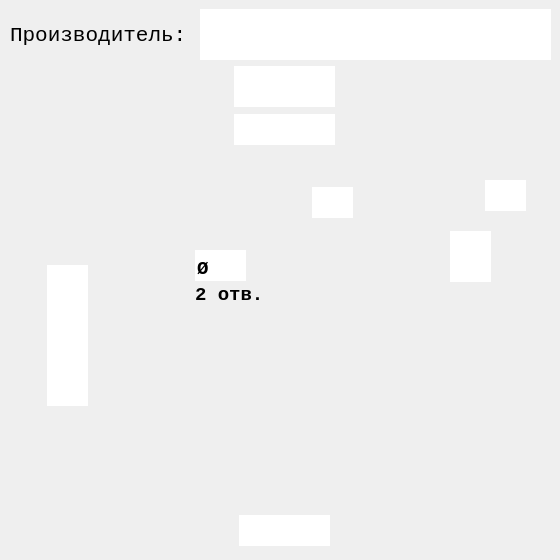
<?xml version="1.0" encoding="UTF-8"?>
<ui version="4.0">
 <class>Dialog</class>
 <widget class="QDialog" name="Dialog">
  <property name="geometry">
   <rect>
    <x>0</x>
    <y>0</y>
    <width>560</width>
    <height>560</height>
   </rect>
  </property>
  <property name="sizePolicy">
   <sizepolicy hsizetype="Fixed" vsizetype="Fixed">
    <horstretch>0</horstretch>
    <verstretch>0</verstretch>
   </sizepolicy>
  </property>
  <property name="minimumSize">
   <size>
    <width>560</width>
    <height>560</height>
   </size>
  </property>
  <property name="maximumSize">
   <size>
    <width>560</width>
    <height>560</height>
   </size>
  </property>
  <property name="windowTitle">
   <string>Фигурный 2 Отверстия Тип5</string>
  </property>
  <property name="windowIcon">
   <iconset>
    <normaloff>../pics/icon/Podpyatnik.ico</normaloff>../pics/icon/Podpyatnik.ico</iconset>
  </property>
  <property name="whatsThis">
   <string/>
  </property>
  <property name="accessibleDescription">
   <string/>
  </property>
  <widget class="QLabel" name="label">
   <property name="geometry">
    <rect>
     <x>0</x>
     <y>0</y>
     <width>560</width>
     <height>560</height>
    </rect>
   </property>
   <property name="sizePolicy">
    <sizepolicy hsizetype="Fixed" vsizetype="Fixed">
     <horstretch>0</horstretch>
     <verstretch>0</verstretch>
    </sizepolicy>
   </property>
   <property name="minimumSize">
    <size>
     <width>560</width>
     <height>560</height>
    </size>
   </property>
   <property name="maximumSize">
    <size>
     <width>560</width>
     <height>560</height>
    </size>
   </property>
   <property name="autoFillBackground">
    <bool>true</bool>
   </property>
   <property name="text">
    <string/>
   </property>
   <property name="pixmap">
    <pixmap>../pics/main/F-8.jpg</pixmap>
   </property>
   <property name="scaledContents">
    <bool>false</bool>
   </property>
   <property name="alignment">
    <set>Qt::AlignCenter</set>
   </property>
   <property name="margin">
    <number>0</number>
   </property>
  </widget>
  <widget class="QLineEdit" name="lineEdit">
   <property name="geometry">
    <rect>
     <x>239</x>
     <y>515</y>
     <width>91</width>
     <height>31</height>
    </rect>
   </property>
   <property name="font">
    <font>
     <family>Courier New</family>
     <pointsize>14</pointsize>
     <weight>75</weight>
     <italic>false</italic>
     <bold>true</bold>
    </font>
   </property>
   <property name="focusPolicy">
    <enum>Qt::ClickFocus</enum>
   </property>
   <property name="autoFillBackground">
    <bool>true</bool>
   </property>
   <property name="inputMethodHints">
    <set>Qt::ImhNone</set>
   </property>
   <property name="text">
    <string/>
   </property>
   <property name="maxLength">
    <number>3</number>
   </property>
   <property name="frame">
    <bool>false</bool>
   </property>
   <property name="alignment">
    <set>Qt::AlignBottom|Qt::AlignHCenter</set>
   </property>
  </widget>
  <widget class="QLineEdit" name="lineEdit_2">
   <property name="geometry">
    <rect>
     <x>450</x>
     <y>231</y>
     <width>41</width>
     <height>51</height>
    </rect>
   </property>
   <property name="font">
    <font>
     <family>Courier New</family>
     <pointsize>14</pointsize>
     <weight>75</weight>
     <italic>false</italic>
     <bold>true</bold>
    </font>
   </property>
   <property name="tabletTracking">
    <bool>false</bool>
   </property>
   <property name="focusPolicy">
    <enum>Qt::ClickFocus</enum>
   </property>
   <property name="autoFillBackground">
    <bool>false</bool>
   </property>
   <property name="text">
    <string/>
   </property>
   <property name="maxLength">
    <number>3</number>
   </property>
   <property name="frame">
    <bool>false</bool>
   </property>
   <property name="alignment">
    <set>Qt::AlignBottom|Qt::AlignHCenter</set>
   </property>
  </widget>
  <widget class="QLineEdit" name="lineEdit_3">
   <property name="geometry">
    <rect>
     <x>195</x>
     <y>250</y>
     <width>51</width>
     <height>31</height>
    </rect>
   </property>
   <property name="font">
    <font>
     <family>Courier New</family>
     <pointsize>14</pointsize>
     <weight>75</weight>
     <italic>false</italic>
     <bold>true</bold>
    </font>
   </property>
   <property name="focusPolicy">
    <enum>Qt::ClickFocus</enum>
   </property>
   <property name="text">
    <string>Ø</string>
   </property>
   <property name="maxLength">
    <number>3</number>
   </property>
   <property name="frame">
    <bool>false</bool>
   </property>
   <property name="alignment">
    <set>Qt::AlignBottom|Qt::AlignLeading|Qt::AlignLeft</set>
   </property>
  </widget>
  <widget class="QLineEdit" name="lineEdit_4">
   <property name="geometry">
    <rect>
     <x>234</x>
     <y>66</y>
     <width>101</width>
     <height>41</height>
    </rect>
   </property>
   <property name="font">
    <font>
     <family>Courier New</family>
     <pointsize>14</pointsize>
     <weight>75</weight>
     <italic>false</italic>
     <bold>true</bold>
    </font>
   </property>
   <property name="focusPolicy">
    <enum>Qt::ClickFocus</enum>
   </property>
   <property name="text">
    <string/>
   </property>
   <property name="maxLength">
    <number>3</number>
   </property>
   <property name="frame">
    <bool>false</bool>
   </property>
   <property name="alignment">
    <set>Qt::AlignBottom|Qt::AlignHCenter</set>
   </property>
  </widget>
  <widget class="QLineEdit" name="lineEdit_5">
   <property name="geometry">
    <rect>
     <x>47</x>
     <y>265</y>
     <width>41</width>
     <height>141</height>
    </rect>
   </property>
   <property name="font">
    <font>
     <family>Courier New</family>
     <pointsize>14</pointsize>
     <weight>75</weight>
     <italic>false</italic>
     <bold>true</bold>
    </font>
   </property>
   <property name="tabletTracking">
    <bool>false</bool>
   </property>
   <property name="focusPolicy">
    <enum>Qt::ClickFocus</enum>
   </property>
   <property name="autoFillBackground">
    <bool>false</bool>
   </property>
   <property name="text">
    <string/>
   </property>
   <property name="maxLength">
    <number>3</number>
   </property>
   <property name="frame">
    <bool>false</bool>
   </property>
   <property name="alignment">
    <set>Qt::AlignRight|Qt::AlignTrailing|Qt::AlignVCenter</set>
   </property>
  </widget>
  <widget class="QLabel" name="label_2">
   <property name="geometry">
    <rect>
     <x>10</x>
     <y>10</y>
     <width>181</width>
     <height>51</height>
    </rect>
   </property>
   <property name="font">
    <font>
     <family>Courier New</family>
     <pointsize>16</pointsize>
     <weight>50</weight>
     <bold>false</bold>
    </font>
   </property>
   <property name="text">
    <string>Производитель:</string>
   </property>
  </widget>
  <widget class="QLineEdit" name="lineEdit_6">
   <property name="geometry">
    <rect>
     <x>200</x>
     <y>9</y>
     <width>351</width>
     <height>51</height>
    </rect>
   </property>
   <property name="font">
    <font>
     <family>Courier New</family>
     <pointsize>16</pointsize>
     <weight>75</weight>
     <bold>true</bold>
    </font>
   </property>
   <property name="frame">
    <bool>false</bool>
   </property>
   <property name="alignment">
    <set>Qt::AlignLeading|Qt::AlignLeft|Qt::AlignVCenter</set>
   </property>
  </widget>
  <widget class="QLabel" name="label_3">
   <property name="geometry">
    <rect>
     <x>195</x>
     <y>285</y>
     <width>71</width>
     <height>20</height>
    </rect>
   </property>
   <property name="font">
    <font>
     <family>Courier New</family>
     <pointsize>14</pointsize>
     <weight>75</weight>
     <bold>true</bold>
    </font>
   </property>
   <property name="text">
    <string>2 отв.</string>
   </property>
  </widget>
  <widget class="QLineEdit" name="lineEdit_7">
   <property name="geometry">
    <rect>
     <x>485</x>
     <y>180</y>
     <width>41</width>
     <height>31</height>
    </rect>
   </property>
   <property name="font">
    <font>
     <family>Courier New</family>
     <pointsize>14</pointsize>
     <weight>75</weight>
     <italic>false</italic>
     <bold>true</bold>
    </font>
   </property>
   <property name="tabletTracking">
    <bool>false</bool>
   </property>
   <property name="focusPolicy">
    <enum>Qt::ClickFocus</enum>
   </property>
   <property name="autoFillBackground">
    <bool>false</bool>
   </property>
   <property name="text">
    <string/>
   </property>
   <property name="maxLength">
    <number>3</number>
   </property>
   <property name="frame">
    <bool>false</bool>
   </property>
   <property name="alignment">
    <set>Qt::AlignLeading|Qt::AlignLeft|Qt::AlignVCenter</set>
   </property>
  </widget>
  <widget class="QLineEdit" name="lineEdit_8">
   <property name="geometry">
    <rect>
     <x>312</x>
     <y>187</y>
     <width>41</width>
     <height>31</height>
    </rect>
   </property>
   <property name="font">
    <font>
     <family>Courier New</family>
     <pointsize>14</pointsize>
     <weight>75</weight>
     <italic>false</italic>
     <bold>true</bold>
    </font>
   </property>
   <property name="tabletTracking">
    <bool>false</bool>
   </property>
   <property name="focusPolicy">
    <enum>Qt::ClickFocus</enum>
   </property>
   <property name="autoFillBackground">
    <bool>false</bool>
   </property>
   <property name="text">
    <string/>
   </property>
   <property name="maxLength">
    <number>3</number>
   </property>
   <property name="frame">
    <bool>false</bool>
   </property>
   <property name="alignment">
    <set>Qt::AlignRight|Qt::AlignTrailing|Qt::AlignVCenter</set>
   </property>
  </widget>
  <widget class="QLineEdit" name="lineEdit_9">
   <property name="geometry">
    <rect>
     <x>234</x>
     <y>114</y>
     <width>101</width>
     <height>31</height>
    </rect>
   </property>
   <property name="font">
    <font>
     <family>Courier New</family>
     <pointsize>14</pointsize>
     <weight>75</weight>
     <italic>false</italic>
     <bold>true</bold>
    </font>
   </property>
   <property name="focusPolicy">
    <enum>Qt::ClickFocus</enum>
   </property>
   <property name="text">
    <string/>
   </property>
   <property name="maxLength">
    <number>3</number>
   </property>
   <property name="frame">
    <bool>false</bool>
   </property>
   <property name="alignment">
    <set>Qt::AlignBottom|Qt::AlignHCenter</set>
   </property>
  </widget>
 </widget>
 <resources/>
 <connections/>
</ui>
